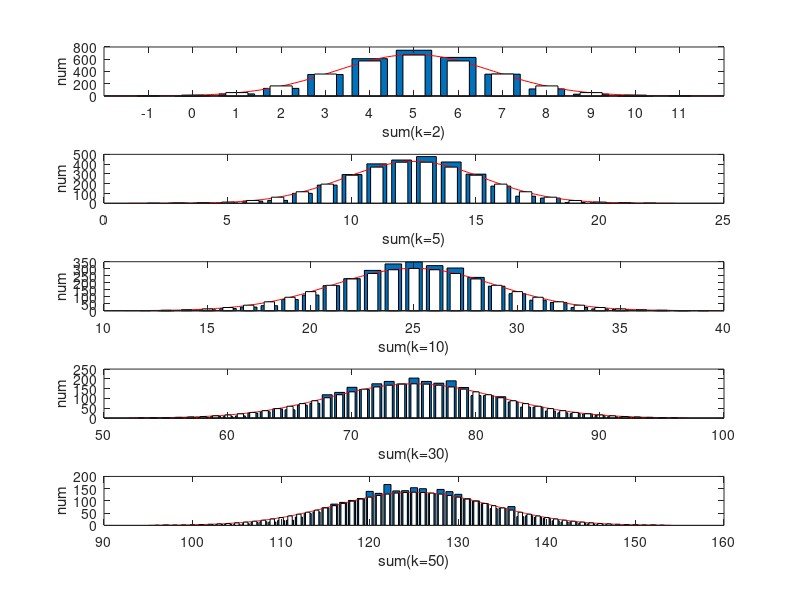

The MATLAB script that drew this image:
trial_time = 3000;
i = 1;
SAMPLE_MEAN = 2.5;
SAMPLE_VAR = 1.25;
for k=[2 5 10 30 50]
    %%
    % This section generates 300 such sums and histogram the results.
    trials = randi([0 1], k, trial_time, 5); % Generate the 5 successes Bernoulli trial.
    trials = sum(trials,3);
    samples = sum(trials);
    subplot(5,1,i);
    i = i + 1;
    [counts, centers] = hist(samples,(min(samples)-1):(max(samples)+1));
    bar(centers, counts);
    %%
    % This section plot the expected frequency from the Gaussian
    %distribution as a comparison to the result.
    hold on
    plot_range = (min(samples)-2):0.1:(max(samples)+2);
    y = pdf('Normal', plot_range, SAMPLE_MEAN*k, sqrt(k)*SAMPLE_VAR) * trial_time;
    plot(plot_range,y,'r');
    points = min(samples)-1-0.5:1:max(samples)+1+0.5;
    points = points-k*SAMPLE_MEAN;
    points = points/(sqrt(k)*SAMPLE_VAR);
    pp = normcdf(points);
    ppd = pp(2:end)-pp(1:end-1);
    bar(min(samples)-1:max(samples)+1,ppd * trial_time,0.5,'w');
    %%
    xlabel(strcat('sum(k=',num2str(k),')'));
    ylabel('num');
    hold off
    %% Data difference 
    % diff=sum(abs(ppd*trial_time-counts));
    % disp('The difference is:')
    % disp(diff);
end


